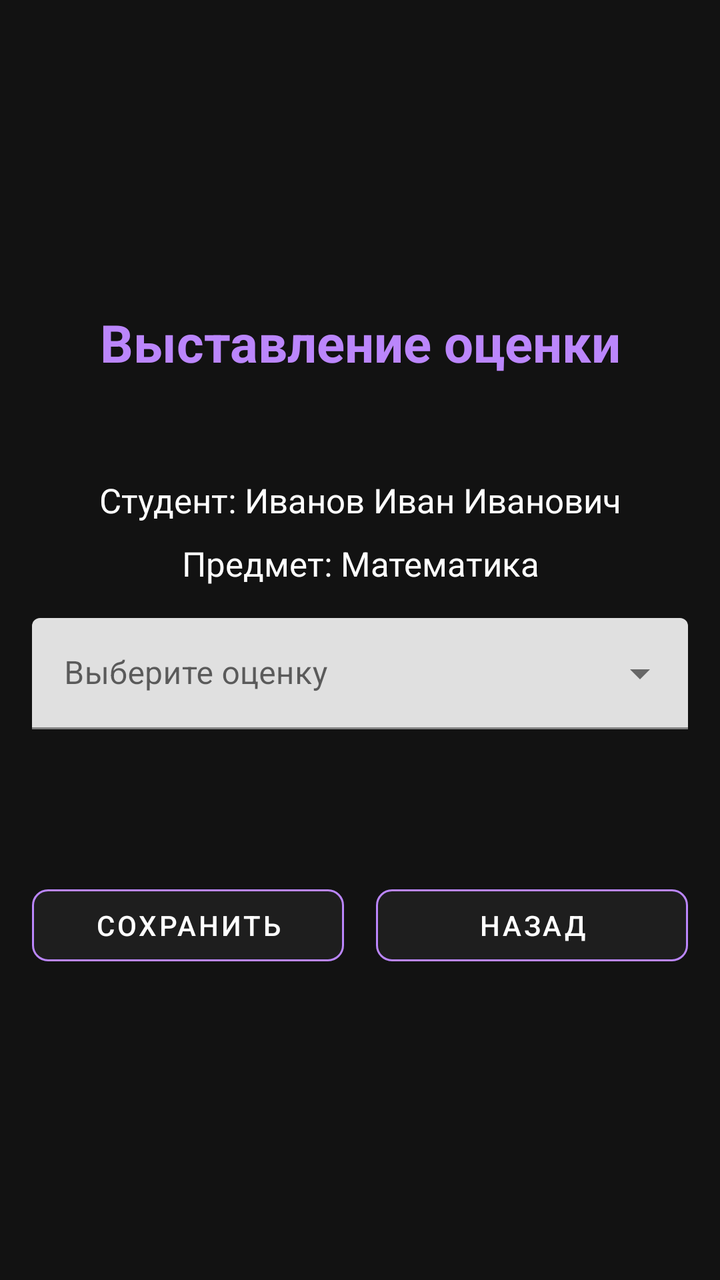
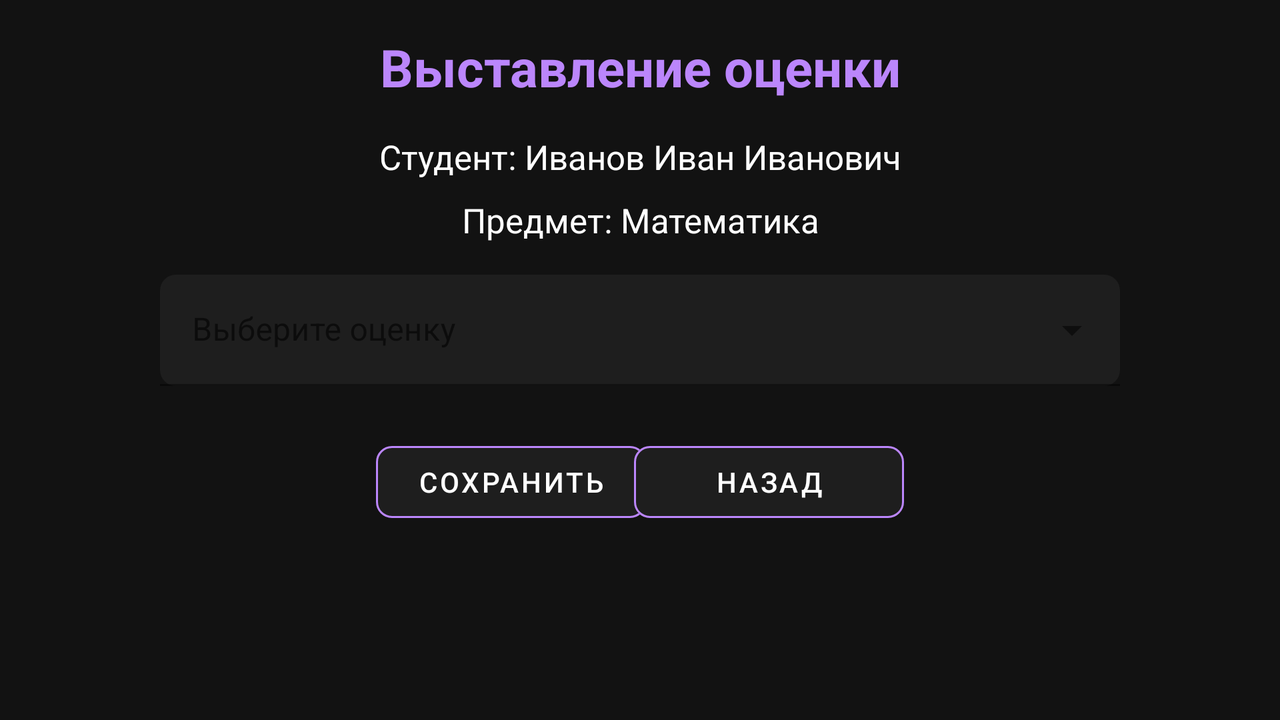

One screen, two layout resources from the same app: the default and the repository's alternative for another configuration. Each is rendered where Android would select it; the XML of both is given below.
<!-- AndroidManifest.xml: application theme Theme.Electronic_journal -->
<!-- res/layout/fragment_teacher_set_grade.xml -->
<?xml version="1.0" encoding="utf-8"?>
<androidx.constraintlayout.widget.ConstraintLayout
    xmlns:android="http://schemas.android.com/apk/res/android"
    xmlns:app="http://schemas.android.com/apk/res-auto"
    xmlns:tools="http://schemas.android.com/tools"
    style="@style/DarkBackgroundConstraintLayout"
    android:padding="16dp"
    tools:context=".fragment.teacher.TeacherSetGradeFragment">

    <TextView
        android:id="@+id/tvTitle"
        android:layout_width="wrap_content"
        android:layout_height="wrap_content"
        android:text="@string/add_grade"
        android:textSize="26sp"
        android:textColor="@color/darkAccent"
        android:textStyle="bold"
        android:gravity="center"
        android:layout_marginBottom="50dp"
        app:layout_constraintTop_toTopOf="parent"
        app:layout_constraintStart_toStartOf="parent"
        app:layout_constraintEnd_toEndOf="parent"
        app:layout_constraintBottom_toTopOf="@id/tvStudentInfo"
        app:layout_constraintVertical_chainStyle="packed" />

    <TextView
        android:id="@+id/tvStudentInfo"
        android:layout_width="0dp"
        android:layout_height="wrap_content"
        android:text="@string/student_and_subject"
        android:textColor="@color/white"
        android:textSize="17sp"
        android:gravity="center"
        android:lineSpacingExtra="12dp"
        app:layout_constraintTop_toBottomOf="@id/tvTitle"
        app:layout_constraintStart_toStartOf="parent"
        app:layout_constraintEnd_toEndOf="parent"
        app:layout_constraintBottom_toTopOf="@id/textInputLayoutGrade" />

    
    <com.google.android.material.textfield.TextInputLayout
        android:id="@+id/textInputLayoutGrade"
        style="@style/Widget.MaterialComponents.TextInputLayout.FilledBox.ExposedDropdownMenu"
        android:layout_width="0dp"
        android:layout_height="wrap_content"
        android:hint="@string/choose_grade"
        app:layout_constraintTop_toBottomOf="@id/tvStudentInfo"
        app:layout_constraintStart_toStartOf="parent"
        app:layout_constraintEnd_toEndOf="parent"
        app:layout_constraintBottom_toTopOf="@id/buttonContainer"
        android:layout_marginTop="16dp">

        <AutoCompleteTextView
            android:id="@+id/autoCompleteGrade"
            android:layout_width="match_parent"
            android:layout_height="wrap_content"
            android:inputType="none"
            android:focusable="false"
            android:drawablePadding="8dp"
            android:textColor="@android:color/white"
            android:textSize="16sp"
            android:layout_marginBottom="50dp"
            android:contentDescription="@string/choose_grade" />
    </com.google.android.material.textfield.TextInputLayout>

    <androidx.constraintlayout.widget.ConstraintLayout
        android:id="@+id/buttonContainer"
        android:layout_width="0dp"
        android:layout_height="wrap_content"
        android:layout_marginTop="24dp"
        app:layout_constraintTop_toBottomOf="@id/textInputLayoutGrade"
        app:layout_constraintStart_toStartOf="parent"
        app:layout_constraintEnd_toEndOf="parent"
        app:layout_constraintBottom_toBottomOf="parent">

        <com.google.android.material.button.MaterialButton
            android:id="@+id/btnSaveGrade"
            android:layout_width="0dp"
            android:layout_height="wrap_content"
            style="@style/ButtonOutlinedDarkAccent"
            android:layout_marginEnd="8dp"
            android:text="@string/save"
            app:layout_constraintTop_toTopOf="parent"
            app:layout_constraintStart_toStartOf="parent"
            app:layout_constraintEnd_toStartOf="@id/btnBack"
            app:layout_constraintHorizontal_weight="1" />

        <com.google.android.material.button.MaterialButton
            android:id="@+id/btnBack"
            android:layout_width="0dp"
            android:layout_height="wrap_content"
            style="@style/ButtonOutlinedDarkAccent"
            android:layout_marginStart="8dp"
            android:text="@string/back"
            app:layout_constraintTop_toTopOf="parent"
            app:layout_constraintStart_toEndOf="@id/btnSaveGrade"
            app:layout_constraintEnd_toEndOf="parent"
            app:layout_constraintHorizontal_weight="1" />

    </androidx.constraintlayout.widget.ConstraintLayout>

</androidx.constraintlayout.widget.ConstraintLayout>
<!-- resources referenced by this layout -->
<resources>
  <color name="darkAccent">#BB86FC</color>
  <color name="white">#FFFFFF</color>
  <string name="add_grade">Выставление оценки</string>
  <string name="back">Назад</string>
  <string name="choose_grade">Выберите оценку</string>
  <string name="save">Сохранить</string>
  <string name="student_and_subject">Студент: Иванов Иван Иванович\nПредмет: Математика</string>
  <style name="ButtonOutlinedDarkAccent" parent="@style/Widget.MaterialComponents.Button.OutlinedButton">
          <item name="android:textColor">@color/white</item>
          <item name="cornerRadius">8dp</item>
          <item name="strokeColor">@color/darkAccent</item>
          <item name="iconTint">@android:color/white</item>
          <item name="backgroundTint">@color/darkCardBackground</item>
      </style>
  <style name="DarkBackgroundConstraintLayout">
          <item name="android:layout_width">match_parent</item>
          <item name="android:layout_height">match_parent</item>
          <item name="android:background">@color/dark_background</item>
      </style>
  <style name="Theme.Electronic_journal" parent="Theme.MaterialComponents.DayNight.NoActionBar">
          
          <item name="colorPrimary">@color/purple_500</item>
          <item name="colorPrimaryVariant">@color/purple_700</item>
          <item name="colorOnPrimary">@color/white</item>
          
          <item name="colorSecondary">@color/teal_200</item>
          <item name="colorSecondaryVariant">@color/teal_700</item>
          <item name="colorOnSecondary">@color/black</item>
          
          <item name="android:statusBarColor">?attr/colorPrimaryVariant</item>
          
      </style>
  <color name="darkCardBackground">#1E1E1E</color>
  <color name="dark_background">#121212</color>
  <color name="purple_500">#FF6200EE</color>
  <color name="purple_700">#FF3700B3</color>
  <color name="teal_200">#FF03DAC5</color>
  <color name="teal_700">#FF018786</color>
  <color name="black">#FF000000</color>
</resources>
<!-- res/layout-land/fragment_teacher_set_grade.xml (the repository's variant of the layout above) -->
<!-- drawn on the phone turned sideways -->
<?xml version="1.0" encoding="utf-8"?>
<androidx.constraintlayout.widget.ConstraintLayout
    xmlns:android="http://schemas.android.com/apk/res/android"
    xmlns:app="http://schemas.android.com/apk/res-auto"
    xmlns:tools="http://schemas.android.com/tools"
    style="@style/DarkBackgroundConstraintLayout"
    android:padding="16dp"
    tools:context=".fragment.teacher.TeacherSetGradeFragment">

    
    <TextView
        android:id="@+id/tvTitle"
        android:layout_width="0dp"
        android:layout_height="wrap_content"
        android:text="Выставление оценки"
        android:textSize="26sp"
        android:textColor="#FFBB86FC"
        android:textStyle="bold"
        android:gravity="center"
        app:layout_constraintTop_toTopOf="parent"
        app:layout_constraintStart_toStartOf="parent"
        app:layout_constraintEnd_toEndOf="parent" />

    
    <TextView
        android:id="@+id/tvStudentInfo"
        android:layout_width="0dp"
        android:layout_height="wrap_content"
        android:text="Студент: Иванов Иван Иванович&#10;Предмет: Математика"
        android:textColor="#FFFFFFFF"
        android:textSize="17sp"
        android:gravity="center"
        android:lineSpacingExtra="12dp"
        app:layout_constraintTop_toBottomOf="@id/tvTitle"
        app:layout_constraintStart_toStartOf="parent"
        app:layout_constraintEnd_toEndOf="parent"
        android:layout_marginTop="16dp"/>

    
    <com.google.android.material.textfield.TextInputLayout
        android:id="@+id/textInputLayoutGrade"
        style="@style/FilledBoxDropdownDark"
        android:layout_width="0dp"
        android:layout_height="wrap_content"
        android:hint="Выберите оценку"
        app:layout_constraintTop_toBottomOf="@id/tvStudentInfo"
        app:layout_constraintStart_toStartOf="parent"
        app:layout_constraintEnd_toEndOf="parent"
        android:layout_marginHorizontal="64dp"
        android:layout_marginTop="16dp">

        <AutoCompleteTextView
            android:id="@+id/autoCompleteGrade"
            android:layout_width="match_parent"
            android:layout_height="wrap_content"
            android:inputType="none"
            android:focusable="false"
            android:drawablePadding="8dp"
            android:textColor="@android:color/white"
            android:textSize="16sp"
            android:contentDescription="Выберите оценку" />
    </com.google.android.material.textfield.TextInputLayout>

    
    <androidx.constraintlayout.widget.ConstraintLayout
        android:id="@+id/buttonContainer"
        android:layout_width="0dp"
        android:layout_height="wrap_content"
        android:layout_marginTop="24dp"
        app:layout_constraintTop_toBottomOf="@id/textInputLayoutGrade"
        app:layout_constraintStart_toStartOf="parent"
        app:layout_constraintEnd_toEndOf="parent">

        <com.google.android.material.button.MaterialButton
            android:id="@+id/btnSaveGrade"
            android:layout_width="135dp"
            android:layout_height="wrap_content"
            android:text="@string/save"
            style="@style/ButtonOutlinedDarkAccent"
            app:cornerRadius="8dp"
            android:layout_marginStart="172dp"
            app:layout_constraintTop_toTopOf="parent"
            app:layout_constraintStart_toStartOf="parent"
            app:layout_constraintHorizontal_weight="1"
            android:layout_marginEnd="8dp"/>

        <com.google.android.material.button.MaterialButton
            android:id="@+id/btnBack"
            android:layout_width="135dp"
            android:layout_height="wrap_content"
            android:text="@string/back"
            style="@style/ButtonOutlinedDarkAccent"
            app:cornerRadius="8dp"
            android:layout_marginEnd="172dp"
            app:layout_constraintTop_toTopOf="parent"
            app:layout_constraintEnd_toEndOf="parent"
            app:layout_constraintHorizontal_weight="1"
            android:layout_marginStart="8dp"/>
    </androidx.constraintlayout.widget.ConstraintLayout>

</androidx.constraintlayout.widget.ConstraintLayout>
<!-- resources referenced by the variant -->
<!-- as the phone turned sideways resolves them -->
<resources>
  <string name="back">Назад</string>
  <string name="save">Сохранить</string>
  <style name="ButtonOutlinedDarkAccent" parent="@style/Widget.MaterialComponents.Button.OutlinedButton">
          <item name="android:textColor">@color/white</item>
          <item name="cornerRadius">8dp</item>
          <item name="strokeColor">@color/darkAccent</item>
          <item name="iconTint">@android:color/white</item>
          <item name="backgroundTint">@color/darkCardBackground</item>
      </style>
  <style name="DarkBackgroundConstraintLayout">
          <item name="android:layout_width">match_parent</item>
          <item name="android:layout_height">match_parent</item>
          <item name="android:background">@color/dark_background</item>
      </style>
  <style name="FilledBoxDropdownDark" parent="@style/Widget.MaterialComponents.TextInputLayout.FilledBox.ExposedDropdownMenu">
          <item name="boxBackgroundColor">@color/darkCardBackground</item>
          <item name="boxCornerRadiusTopStart">8dp</item>
          <item name="boxCornerRadiusTopEnd">8dp</item>
          <item name="boxCornerRadiusBottomStart">8dp</item>
          <item name="boxCornerRadiusBottomEnd">8dp</item>
      </style>
  <style name="Theme.Electronic_journal" parent="Theme.MaterialComponents.DayNight.NoActionBar">
          
          <item name="colorPrimary">@color/purple_500</item>
          <item name="colorPrimaryVariant">@color/purple_700</item>
          <item name="colorOnPrimary">@color/white</item>
          
          <item name="colorSecondary">@color/teal_200</item>
          <item name="colorSecondaryVariant">@color/teal_700</item>
          <item name="colorOnSecondary">@color/black</item>
          
          <item name="android:statusBarColor">?attr/colorPrimaryVariant</item>
          
      </style>
  <color name="white">#FFFFFF</color>
  <color name="darkAccent">#BB86FC</color>
  <color name="darkCardBackground">#1E1E1E</color>
  <color name="dark_background">#121212</color>
  <color name="purple_500">#FF6200EE</color>
  <color name="purple_700">#FF3700B3</color>
  <color name="teal_200">#FF03DAC5</color>
  <color name="teal_700">#FF018786</color>
  <color name="black">#FF000000</color>
</resources>
